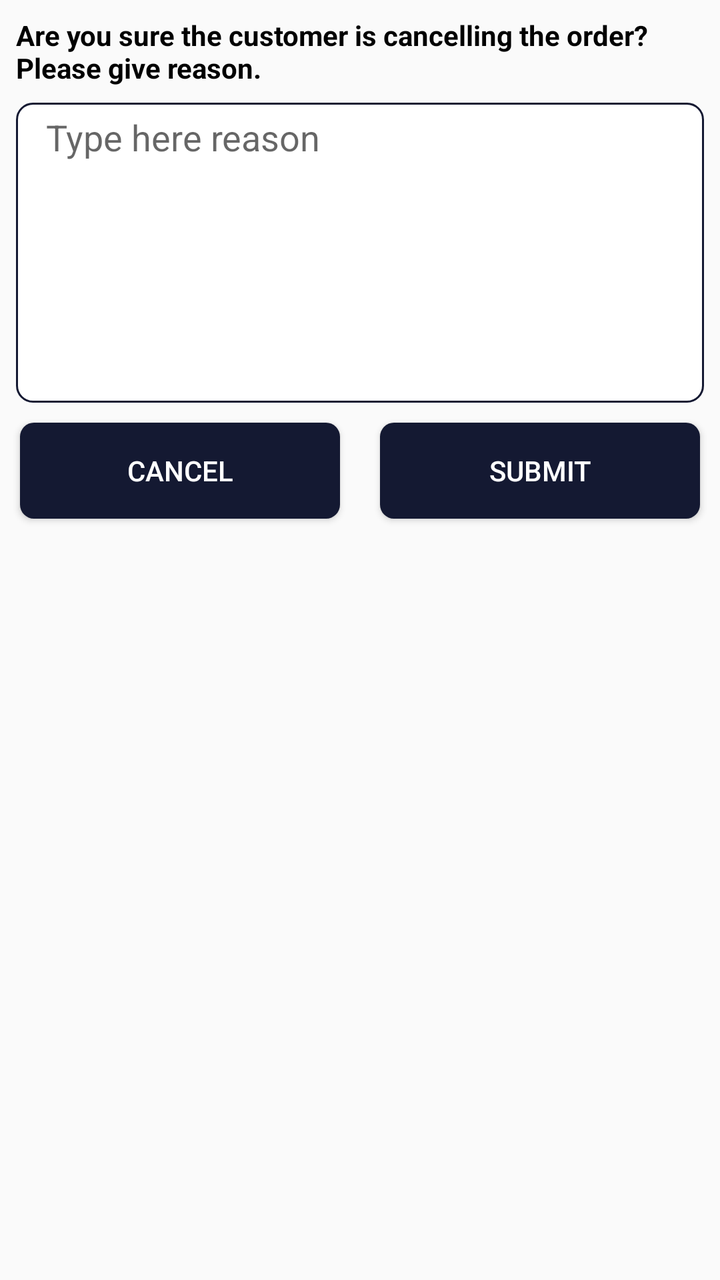
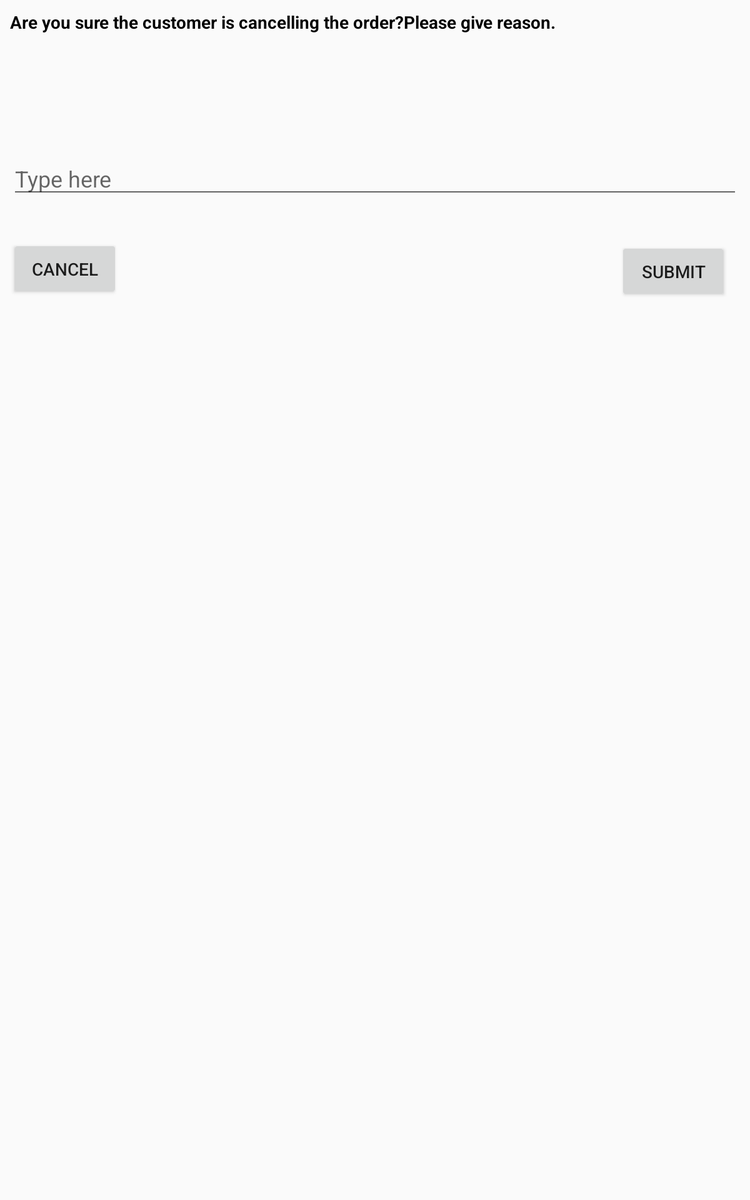

Compare how this app lays out the same screen by default and in its alternative resource folder. The renders come first, then the two layout files and the values they reference.
<!-- AndroidManifest.xml: application theme AppTheme -->
<!-- res/layout/cancel_order_dialog.xml -->
<?xml version="1.0" encoding="utf-8"?>
<androidx.constraintlayout.widget.ConstraintLayout xmlns:android="http://schemas.android.com/apk/res/android"
    xmlns:app="http://schemas.android.com/apk/res-auto"
    xmlns:tools="http://schemas.android.com/tools"
    android:layout_width="match_parent"
    android:layout_height="match_parent">

    <TextView
        android:id="@+id/textView"
        android:layout_width="match_parent"
        android:layout_height="wrap_content"
        android:layout_marginStart="8dp"
        android:layout_marginTop="8dp"
        android:layout_marginEnd="8dp"
        android:text="Are you sure the customer is cancelling the order?Please give reason."
        android:textColor="@android:color/background_dark"
        android:textStyle="bold"
        app:layout_constraintEnd_toEndOf="parent"
        app:layout_constraintStart_toStartOf="parent"
        app:layout_constraintTop_toTopOf="parent" />

    <EditText
        android:id="@+id/edt_comment"
        android:layout_width="match_parent"
        android:layout_height="150dp"
        android:layout_alignParentBottom="true"
        android:layout_marginStart="8dp"
        android:layout_marginTop="8dp"
        android:layout_marginEnd="8dp"
        android:layout_marginBottom="597dp"
        android:hint="Type here reason"
        android:paddingStart="15dp"
        android:gravity="start"
        android:paddingTop="5dp"
        android:background="@drawable/edit_text_background"
        android:inputType="textMultiLine|text"
        app:layout_constraintEnd_toEndOf="parent"
        app:layout_constraintStart_toStartOf="parent"
        app:layout_constraintTop_toBottomOf="@+id/textView" />



    <Button
        android:id="@+id/buttonCancel"
        android:layout_width="0dp"
        android:layout_height="wrap_content"
        app:layout_constraintTop_toBottomOf="@id/edt_comment"
        app:layout_constraintLeft_toLeftOf="parent"
        app:layout_constraintLeft_creator="1"
        app:layout_constraintTop_creator="1"
        app:layout_constraintBottom_creator="1"
        app:layout_constraintRight_toLeftOf="@id/buttonSubmit"
        app:layout_constraintRight_creator="1"
        android:layout_margin="10dp"
        android:background="@drawable/button_ripple"
        android:textColor="@android:color/white"
        android:text="CANCEL" />

    <Button
        android:id="@+id/buttonSubmit"
        android:layout_width="0dp"
        android:layout_height="wrap_content"
        android:text="SUBMIT"
        android:layout_margin="10dp"
        android:textColor="@android:color/white"
        android:background="@drawable/button_ripple"
        app:layout_constraintTop_toBottomOf="@id/edt_comment"
        app:layout_constraintTop_creator="1"
        app:layout_constraintBottom_creator="1"
        app:layout_constraintLeft_toRightOf="@id/buttonCancel"
        app:layout_constraintRight_toRightOf="parent"
       />


</androidx.constraintlayout.widget.ConstraintLayout>
<!-- resources referenced by this layout -->
<resources>
  <!-- drawable button_ripple (drawable) -->
  <?xml version="1.0" encoding="utf-8"?>
  <selector xmlns:android="http://schemas.android.com/apk/res/android">
  
      <item android:state_pressed="true" android:drawable="@drawable/pressed"/>
      <item android:state_pressed="false" android:drawable="@drawable/non_pressed"/>
  
  
  </selector>
  <!-- drawable edit_text_background (drawable) -->
  <?xml version="1.0" encoding="utf-8"?>
  <shape xmlns:android="http://schemas.android.com/apk/res/android"
      android:shape="rectangle"
      >
  
      <solid
          android:color="@android:color/white"
          />
  
      <corners
          android:radius="8dp"
          />
  
      <stroke
          android:width="1dp"
          android:color="@color/colorPrimary"
          />
  
  </shape>
  <style name="AppTheme" parent="Theme.AppCompat.Light.NoActionBar">
          
          <item name="colorPrimary">@color/colorPrimary</item>
          <item name="colorPrimaryDark">@color/colorPrimaryDark</item>
          <item name="colorAccent">@color/colorAccent</item>
      </style>
  <!-- drawable pressed (drawable) -->
  <?xml version="1.0" encoding="utf-8"?>
  <shape xmlns:android="http://schemas.android.com/apk/res/android"
      android:shape="rectangle"
      >
      <solid android:color="@color/colorAccent" />
  
      <corners android:radius="7dp" />
  
  </shape>
  <!-- drawable non_pressed (drawable) -->
  <?xml version="1.0" encoding="utf-8"?>
  <shape xmlns:android="http://schemas.android.com/apk/res/android"
      android:shape="rectangle"
      >
      <solid android:color="@color/colorPrimary" />
  
      <corners android:radius="7dp" />
  
  </shape>
  <color name="colorPrimary">#141932</color>
  <color name="colorPrimaryDark">#141932</color>
  <color name="colorAccent">#FF4081</color>
</resources>
<!-- res/layout-sw600dp/cancel_order_dialog.xml (the repository's variant of the layout above) -->
<!-- drawn on a 7-inch tablet held upright -->
<?xml version="1.0" encoding="utf-8"?>
<RelativeLayout xmlns:android="http://schemas.android.com/apk/res/android"
    xmlns:app="http://schemas.android.com/apk/res-auto"
    xmlns:tools="http://schemas.android.com/tools"
    android:layout_width="match_parent"
    android:layout_height="match_parent"
    >

    <TextView
        android:id="@+id/textView"

        android:layout_width="match_parent"
        android:layout_height="wrap_content"
        android:layout_marginStart="8dp"
        android:layout_marginTop="8dp"
        android:layout_marginEnd="8dp"

        android:text="Are you sure the customer is cancelling the order?Please give reason."
        android:textColor="@android:color/background_dark"
        android:textStyle="bold"
        app:layout_constraintEnd_toEndOf="parent"
        app:layout_constraintStart_toStartOf="parent"
        app:layout_constraintTop_toTopOf="parent" />

    <EditText
        android:id="@+id/edt_comment"
        android:layout_width="match_parent"
        android:layout_height="wrap_content"
        android:layout_alignParentBottom="true"
        android:layout_marginStart="8dp"
        android:layout_marginTop="8dp"
        android:layout_marginEnd="8dp"
        android:layout_marginBottom="798dp"

        android:hint="Type here"
        android:inputType="textMultiLine|text"
        app:layout_constraintEnd_toEndOf="parent"
        app:layout_constraintStart_toStartOf="parent"
        app:layout_constraintTop_toBottomOf="@+id/textView" />

    <Button
        android:id="@+id/buttonSubmit"
        android:layout_width="wrap_content"
        android:layout_height="wrap_content"
        android:layout_alignEnd="@+id/buttonCancel"
        android:layout_alignParentBottom="true"
        android:layout_marginTop="8dp"
        android:layout_marginEnd="-487dp"
        android:layout_marginBottom="719dp"
        android:text="SUBMIT"
        app:layout_constraintBottom_toBottomOf="parent"
        app:layout_constraintEnd_toEndOf="parent"
        app:layout_constraintTop_toBottomOf="@+id/edt_comment" />

    <Button
        android:id="@+id/buttonCancel"
        android:layout_width="wrap_content"
        android:layout_height="wrap_content"
        android:layout_alignParentBottom="true"
        android:layout_marginStart="8dp"
        android:layout_marginBottom="721dp"
        android:text="CANCEL"
        app:layout_constraintBottom_toBottomOf="parent"
        app:layout_constraintStart_toStartOf="parent"
        app:layout_constraintTop_toBottomOf="@+id/edt_comment" />


</RelativeLayout>
<!-- resources referenced by the variant -->
<!-- as a 7-inch tablet held upright resolves them -->
<resources>
  <style name="AppTheme" parent="Theme.AppCompat.Light.NoActionBar">
          
          <item name="colorPrimary">@color/colorPrimary</item>
          <item name="colorPrimaryDark">@color/colorPrimaryDark</item>
          <item name="colorAccent">@color/colorAccent</item>
      </style>
  <color name="colorPrimary">#141932</color>
  <color name="colorPrimaryDark">#141932</color>
  <color name="colorAccent">#FF4081</color>
</resources>
